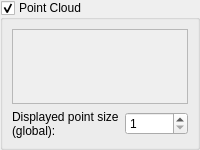
<?xml version="1.0" encoding="UTF-8"?>
<ui version="4.0">
 <class>propPointCloud</class>
 <widget class="QWidget" name="propPointCloud">
  <property name="geometry">
   <rect>
    <x>0</x>
    <y>0</y>
    <width>200</width>
    <height>150</height>
   </rect>
  </property>
  <property name="minimumSize">
   <size>
    <width>200</width>
    <height>150</height>
   </size>
  </property>
  <property name="maximumSize">
   <size>
    <width>200</width>
    <height>150</height>
   </size>
  </property>
  <property name="windowTitle">
   <string>Form</string>
  </property>
  <property name="styleSheet">
   <string notr="true"/>
  </property>
  <layout class="QFormLayout" name="formLayout">
   <property name="horizontalSpacing">
    <number>0</number>
   </property>
   <property name="verticalSpacing">
    <number>6</number>
   </property>
   <property name="leftMargin">
    <number>0</number>
   </property>
   <property name="topMargin">
    <number>0</number>
   </property>
   <property name="rightMargin">
    <number>0</number>
   </property>
   <property name="bottomMargin">
    <number>0</number>
   </property>
   <item row="0" column="1">
    <widget class="QGroupBox" name="cloud">
     <property name="sizePolicy">
      <sizepolicy hsizetype="Expanding" vsizetype="Expanding">
       <horstretch>0</horstretch>
       <verstretch>0</verstretch>
      </sizepolicy>
     </property>
     <property name="styleSheet">
      <string notr="true"/>
     </property>
     <property name="title">
      <string>Point Cloud</string>
     </property>
     <property name="checkable">
      <bool>true</bool>
     </property>
     <layout class="QVBoxLayout" name="verticalLayout">
      <item>
       <widget class="QTextEdit" name="info">
        <property name="enabled">
         <bool>false</bool>
        </property>
       </widget>
      </item>
      <item>
       <layout class="QHBoxLayout" name="horizontalLayout_2">
        <property name="topMargin">
         <number>0</number>
        </property>
        <item>
         <widget class="QLabel" name="label">
          <property name="text">
           <string>Displayed point size (global):</string>
          </property>
          <property name="wordWrap">
           <bool>true</bool>
          </property>
         </widget>
        </item>
        <item>
         <widget class="QSpinBox" name="spinPointSize">
          <property name="minimum">
           <number>1</number>
          </property>
          <property name="maximum">
           <number>15</number>
          </property>
         </widget>
        </item>
       </layout>
      </item>
     </layout>
    </widget>
   </item>
  </layout>
 </widget>
 <resources/>
 <connections/>
 <slots>
  <slot>changedLabel(QString)</slot>
  <slot>changedColR(int)</slot>
  <slot>changedColG(int)</slot>
  <slot>changedColB(int)</slot>
  <slot>changedColA(int)</slot>
  <slot>changedSelR(int)</slot>
  <slot>changedSelG(int)</slot>
  <slot>changedSelB(int)</slot>
  <slot>changedSelA(int)</slot>
  <slot>testButtonClicked()</slot>
  <slot>rValueChanged(int)</slot>
  <slot>gValueChanged(int)</slot>
  <slot>bValueChanged(int)</slot>
  <slot>aValueChanged(int)</slot>
  <slot>rgbaTextChanged(QString)</slot>
  <slot>colorButtonClicked()</slot>
  <slot>pointSizeChanged(int)</slot>
 </slots>
</ui>
